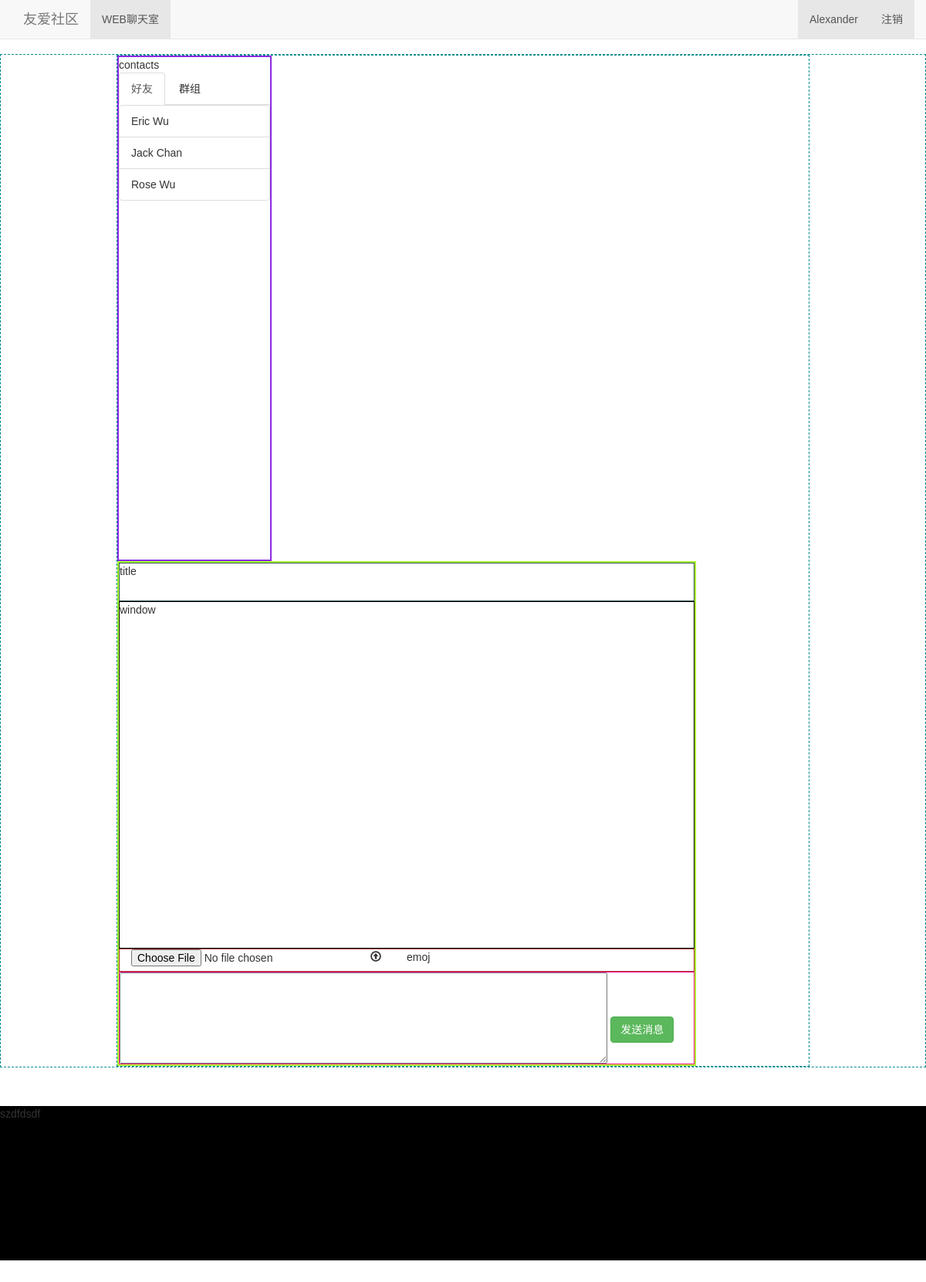
/webchat/ (signed in), run on the app's committed database.
### bbs/models.py (models this page shows, shortened)
class UserProfile(models.Model):
    user = models.OneToOneField(User)
    name =models.CharField(max_length=32)
    signature= models.CharField(max_length=255,blank=True,null=True)
    head_img = models.ImageField(height_field=150,width_field=150,blank=True,null=True)
    friends = models.ManyToManyField('self',related_name='my_friends',blank=True) #反向关联自己，即我是你的朋友，则你必是我的朋友

### webchat/views.py (the view)
def dashboard(request):
    return render(request, 'webchat/dashboard.html')

### templates/webchat/dashboard.html (shortened to what this page needs)
{% extends 'base.html' %}
{% block page-container %}
<div class="chat-container">
    <div class="left-contact-panel">
        contacts
        <div>
            <ul class="nav nav-tabs" role="tablist">
                <li role="presentation" class="active">
                    <a href="#contact-tab"  role="tab" data-toggle="tab">好友</a>
                </li>
                <li role="presentation">
                    <a href="#group-tab"  role="tab" data-toggle="tab">群组</a>
                </li>
            </ul>
            <div class="tab-content">
                <div role="tabpanel" class="tab-pane active" id="contact-tab">
                    <ul class="list-group">
                        {% for friend in request.user.userprofile.friends.select_related %}
                            <li  contact-id="{{ friend.id }}" contact-type="single" onclick="openChatWindow(this)" class="list-group-item">
                                <span class="contact-name"> {{ friend.name }} </span>
                            </li>
                        {% endfor %}
                    </ul>
                </div>
            </div>
        </div>
    </div>
    <div class="right-chat-panel">
        <div class="chat-box-title" contact-type="" contact-id="">
            title
        </div>
        <div class="chat-box-window">
            window
        </div>
        <div class="chat-box-emoj">
            emoj
            <div class="col-md-5">
                    <input id='file-upload' type="file" />
            </div>
            <div class="col-md-1"><span class="glyphicon glyphicon-upload" onclick="fileUpload()"></span></div>
        </div>
        <div class="chat-box-msg-box">
            <textarea id="msg"></textarea>
            <button class="btn btn-success">发送消息</button>
        </div>
    </div>
</div>
{% endblock %}

### templates/base.html (shortened to what this page needs)
<!DOCTYPE html>
<html lang="zh-CN"><head><meta http-equiv="Content-Type" content="text/html; charset=UTF-8">
    <link href="/static/bootstrap/css/bootstrap.min.css" rel="stylesheet">
    <link href="/static/bootstrap/css/navbar-fixed-top.css" rel="stylesheet">
    <link href="/static/bootstrap/css/custom.css" rel="stylesheet">
  </head>
  <body> {% csrf_token %}
    <nav class="navbar navbar-default navbar-fixed-top">
      <div class="container">
        <div class="navbar-header">
          <a class="navbar-brand" href="/bbs/">友爱社区</a>
        </div>
        <div id="navbar" class="navbar-collapse collapse">
           {% block top-menu %}
               <ul class="nav navbar-nav">
                    {% if request.user.is_authenticated %}
                        <li class=""><a href="{% url 'dashboard' %}">WEB聊天室</a></li>
                    {% endif %}
               </ul>
           {% endblock %}
          <ul class="nav navbar-nav navbar-right">
              {% if request.user.is_authenticated %}
                  <li class="active"><a href="#">{{ request.user.userprofile.name }}</a></li>
                  <li class="active"><a href="{% url 'accountLogout' %}">注销</a></li>
              {% else %}
                  <li class="active"><a href="{% url 'accountLogin' %}">登录/注册</a></li>
              {% endif %}
          </ul>
        </div>
      </div>
    </nav>
    <div class="page-container">
    {% block page-container %}{% endblock %}
    </div>
    <footer class="footer">
        szdfdsdf
    </footer>
</body></html>

### data on the page
UserProfile: name "Eric Wu"
UserProfile: name "Jack Chan"
UserProfile: name "Rose Wu"

### other printed values
{{ request.user.userprofile.name }} "Alexander"
